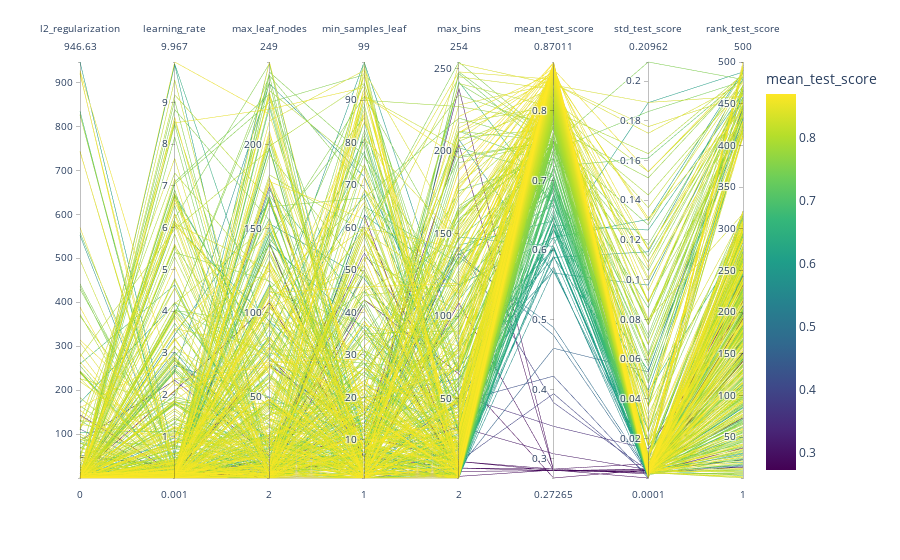

The notebook cell saved with this chart:
### Code cell
fig = px.parallel_coordinates(
        cv_results, color="mean_test_score",
    color_continuous_scale=px.colors.sequential.Viridis,)
fig.show()

### Figure 1 — Plotly figure (JSON) as saved in the notebook; plotly's stock layout.template omitted (floating-point values rounded to 4 significant figures; data arrays with more than 128 entries replaced by an {"elided": "..."} marker saying what was removed)
{"data": [{"dimensions": [{"label": "l2_regularization", "values": {"elided": "500 float values"}}, {"label": "learning_rate", "values": {"elided": "500 float values"}}, {"label": "max_leaf_nodes", "values": {"elided": "500 int values"}}, {"label": "min_samples_leaf", "values": {"elided": "500 int values"}}, {"label": "max_bins", "values": {"elided": "500 int values"}}, {"label": "mean_test_score", "values": {"elided": "500 float values"}}, {"label": "std_test_score", "values": {"elided": "500 float values"}}, {"label": "rank_test_score", "values": {"elided": "500 int values"}}], "domain": {"x": [0, 1], "y": [0, 1]}, "line": {"color": {"elided": "500 float values"}, "coloraxis": "coloraxis"}, "name": "", "type": "parcoords"}], "layout": {"coloraxis": {"colorbar": {"title": {"text": "mean_test_score"}}, "colorscale": [[0, "#440154"], [0.1111, "#482878"], [0.2222, "#3e4989"], [0.3333, "#31688e"], [0.4444, "#26828e"], [0.5556, "#1f9e89"], [0.6667, "#35b779"], [0.7778, "#6ece58"], [0.8889, "#b5de2b"], [1, "#fde725"]]}, "legend": {"tracegroupgap": 0}, "margin": {"t": 60}}}
